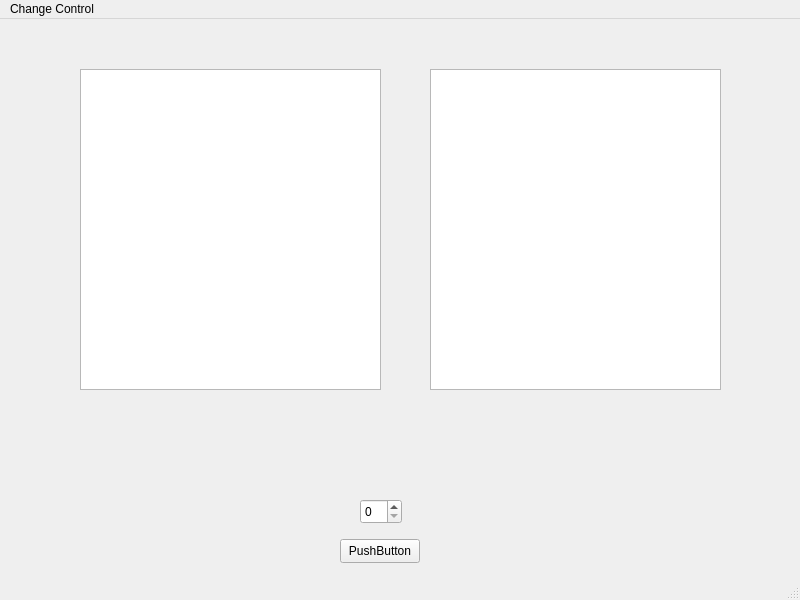
<?xml version="1.0" encoding="UTF-8"?>
<ui version="4.0">
 <class>MainWindow</class>
 <widget class="QMainWindow" name="MainWindow">
  <property name="geometry">
   <rect>
    <x>0</x>
    <y>0</y>
    <width>800</width>
    <height>600</height>
   </rect>
  </property>
  <property name="windowTitle">
   <string>MainWindow</string>
  </property>
  <widget class="QWidget" name="centralwidget">
   <widget class="QGraphicsView" name="graphicsView">
    <property name="geometry">
     <rect>
      <x>80</x>
      <y>50</y>
      <width>301</width>
      <height>321</height>
     </rect>
    </property>
   </widget>
   <widget class="QPushButton" name="pushButton">
    <property name="geometry">
     <rect>
      <x>340</x>
      <y>520</y>
      <width>80</width>
      <height>24</height>
     </rect>
    </property>
    <property name="text">
     <string>PushButton</string>
    </property>
   </widget>
   <widget class="QSpinBox" name="spinBox">
    <property name="geometry">
     <rect>
      <x>360</x>
      <y>480</y>
      <width>42</width>
      <height>25</height>
     </rect>
    </property>
   </widget>
   <widget class="QGraphicsView" name="graphicsView_2">
    <property name="geometry">
     <rect>
      <x>430</x>
      <y>50</y>
      <width>291</width>
      <height>321</height>
     </rect>
    </property>
   </widget>
   <widget class="QWidget" name="verticalLayoutWidget">
    <property name="geometry">
     <rect>
      <x>300</x>
      <y>390</y>
      <width>171</width>
      <height>81</height>
     </rect>
    </property>
    <layout class="QVBoxLayout" name="verticalLayout"/>
   </widget>
  </widget>
  <widget class="QMenuBar" name="menubar">
   <property name="geometry">
    <rect>
     <x>0</x>
     <y>0</y>
     <width>800</width>
     <height>21</height>
    </rect>
   </property>
   <widget class="QMenu" name="menuChange_Control">
    <property name="title">
     <string>Change Control</string>
    </property>
    <addaction name="actionIntensity"/>
    <addaction name="actionRGB"/>
   </widget>
   <addaction name="menuChange_Control"/>
  </widget>
  <widget class="QStatusBar" name="statusbar"/>
  <action name="actionIntensity">
   <property name="text">
    <string>Intensity</string>
   </property>
  </action>
  <action name="actionRGB">
   <property name="text">
    <string>RGB</string>
   </property>
  </action>
 </widget>
 <resources/>
 <connections/>
</ui>
